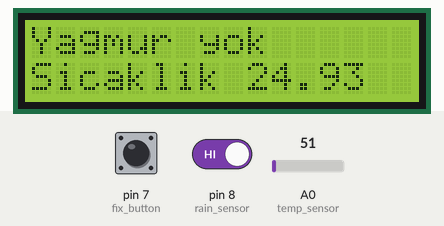
Bench run of a sketch on a simulated Arduino Uno, built with avr-gcc and run on an emulated ATmega328P. Parts: 16×2 character LCD. Inputs (shaded band) come from the test bench; at power-on: pin 8 (rain_sensor) HIGH, A0 (temp_sensor) = 51, pin 7 (fix_button) LOW. What the sketch prints to the serial monitor is not drawn.

Above: at 2.2 s.
2.3 s: pin 8 (rain_sensor) driven LOW
At 3.7 s:
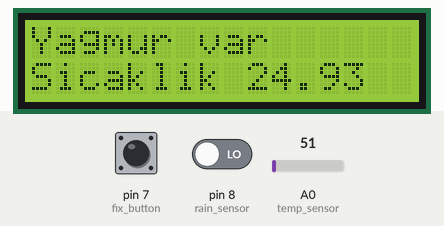
4.0 s: A0 (temp_sensor) set to 61
At 5.1 s:
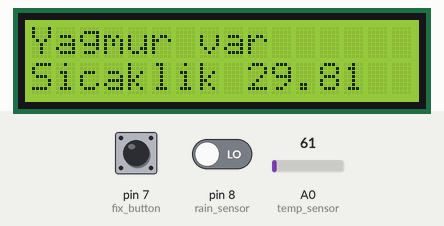
5.5 s: A0 (temp_sensor) set to 71
At 7.1 s:
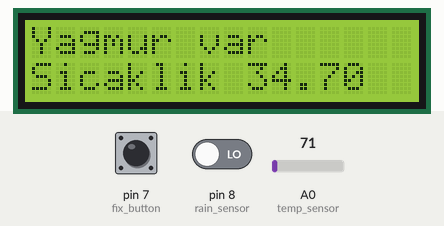
7.4 s: pin 8 (rain_sensor) driven HIGH
At 8.6 s:
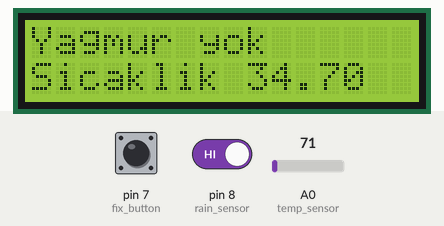
9.2 s: A0 (temp_sensor) set to 86
At 9.6 s:
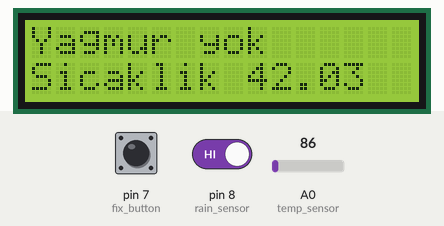
Timing chart, 0 to 11.8 s (numbered marks = the images above; inputs shaded):
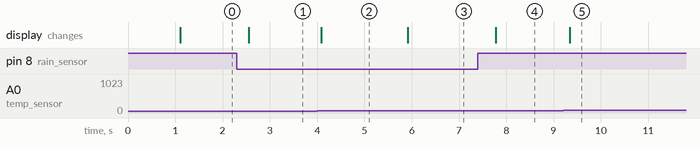

The sketch:

multiSensor.ino
```cpp
#include <LiquidCrystal_I2C.h>
#include <Wire.h>
#define rain_sensor 8
#define temp_sensor A0
#define fix_button 7
LiquidCrystal_I2C lcd_screen(0x27, 16, 2);

int temp_value = 0;
float temp_voltage = 0;
float temperature = 0;
int wait = 100;
bool is_fix = 0;
bool rain_sensor_check = 0;

void setup() {
  pinMode(rain_sensor, INPUT);
  pinMode(fix_button,INPUT);
  Serial.begin(9600);

  lcd_screen.init();// lcd screen starting
  lcd_screen.backlight();
  lcd_screen.setCursor(0, 0);
  lcd_screen.print("Starting App..");
  delay(1000);
  lcd_screen.clear();// lcd screen started

}

void loop() {

  is_fix = digitalRead(fix_button);
  rain_sensor_check = digitalRead(rain_sensor);// Yağmur yoksa true, varsa false döndürür.
  temp_value = analogRead(temp_sensor);
  temp_voltage = (5000 / 1023.0) * temp_value;
  temperature = temp_voltage / 10.0;


  lcd_screen.setCursor(0, 1);
  lcd_screen.print("Sicaklik ");
  lcd_screen.print(temperature);

  lcd_screen.setCursor(0, 0);
  lcd_screen.print("Yagmur");

  if (!rain_sensor_check) {
    lcd_screen.setCursor(7, 0);
    lcd_screen.print("var");
    Serial.println("Yağmur Var!");
  } else {
    lcd_screen.setCursor(7, 0);
    lcd_screen.print("yok");
    Serial.println("Yağmur Yok!");
  }
  if (is_fix)
    wait = 100;
  if (wait < 120000)
    wait = wait * 11 / 10;

  delay(wait);
}
```

Measured:
- after the input at 2.3 s, the display: changes after 0.25 s (image 1)
- after the input at 4.0 s, the display: changes after 0.09 s (image 2)
- after the input at 5.5 s, the display: changes after 0.41 s (image 3)
- after the input at 7.4 s, the display: changes after 0.38 s (image 4)
- after the input at 9.2 s, the display: changes after 0.14 s (image 5)
